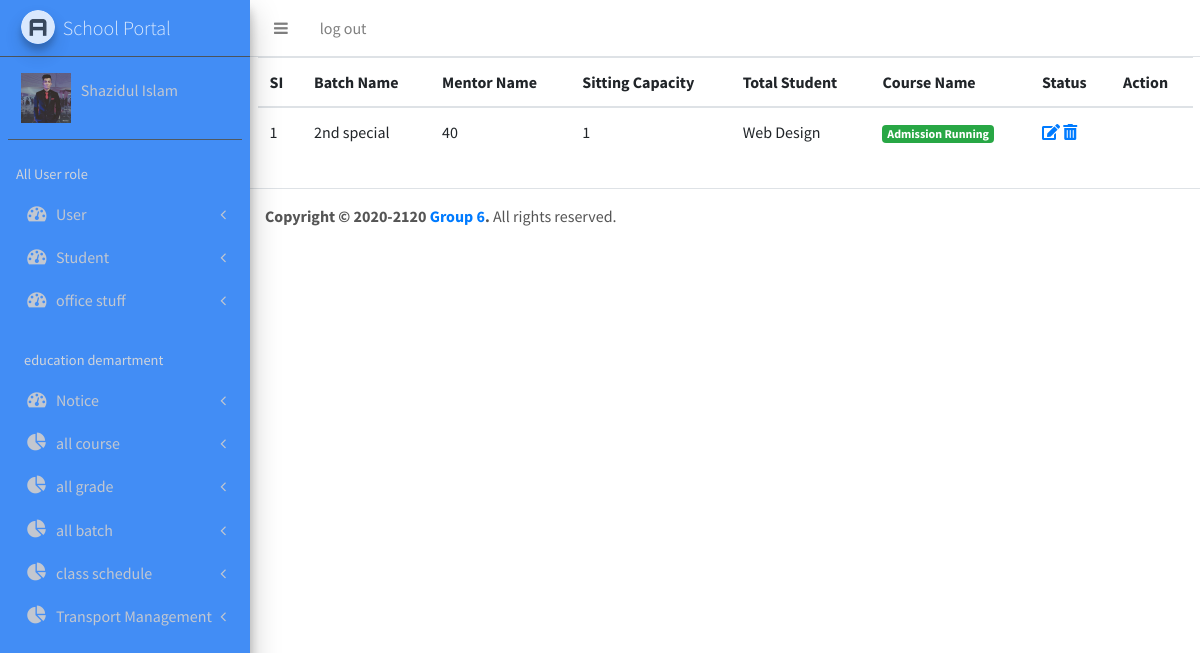
Screenshot of /superadmin/batch.php (signed in) with the database file from the repository.
### tables this page shows
CREATE TABLE `batch` (
  `id` int(4) NOT NULL,
  `batch_name` varchar(255) NOT NULL,
  `mentor_name` varchar(255) NOT NULL,
  `sitting_capacity` int(3) NOT NULL,
  `total_student` int(3) NOT NULL,
  `course_name` varchar(255) NOT NULL,
  `status` varchar(255) NOT NULL
);

CREATE TABLE `allcourse` (
  `course_id` int(2) NOT NULL,
  `course_title` varchar(30) NOT NULL,
  `course_desc` varchar(50) NOT NULL
);

### superadmin/batch.php (the view, shortened to what this page needs)
<?php
    include"includes/header.php";
    include"includes/navbar.php";
    include"includes/sidebar.php";
?>
  <section class="addmentor-header-section" style="margin-left: 250px;">
    <div class="container">
      <?php
        if( $_SESSION['mentorUserName'] ){
          $do = isset($_GET['do']) ? $_GET['do'] : 'manage';
          if( $do == 'manage' ){
      ?>
        <div class="row">
          <div class="col-md-12">
            <table class="table">
              <thead>
                <tr>
                  <th scope="col">SI</th>
                  <th scope="col">Batch Name</th>
                  <th scope="col">Mentor Name</th>
                  <th scope="col">Sitting Capacity</th>
                  <th scope="col">Total Student</th>
                  <th scope="col">Course Name</th>
                  <th scope="col">Status</th>
                  <th scope="col">Action</th>
                </tr>
              </thead>
              <tbody>
                <?php
                  $query = "SELECT * FROM batch";
                  $get_batch = mysqli_query($connect,$query);
                  $i = 0;
                  while( $row = mysqli_fetch_assoc($get_batch)){
                    $batch_id           = $row['id'];
                    $batch_name         = $row['batch_name'];
                    $sitting_capacity   = $row['sitting_capacity'];
                    $course_name        = $row['course_name'];
                    $i++;
                ?>
                <tr>
                  <td><?php echo $i; ?></td>
                  <td><?php echo $batch_name;  ?></td>
                  <td><?php echo $sitting_capacity;   ?></td>
                  <?php
                    $query      = "SELECT * FROM student WHERE batch_name = '$batch_id' ";
                    $get_std_info   = mysqli_query($connect,$query);
                    $i=0;
                    while($row = mysqli_fetch_assoc($get_std_info)){
                      $i++;
                    }
                    $addmitted_std = "UPDATE batch SET total_student = '$i' WHERE batch_name = '$batch_id' " ;
                    $update_batch_student = mysqli_query($connect,$addmitted_std);
                    if( !$update_batch_student ){
                      die("error" . mysqli_error($connect));
                    }
                    else{
                  ?>
                  <td><?php echo $i;  ?></td>
                    <?php
                  }
                  ?>
                    <?php
                      $query = "SELECT * FROM allcourse";
                      $get_course_id = mysqli_query($connect,$query);
                      while( $row = mysqli_fetch_assoc($get_course_id) ){
                        $courseid                   = $row['course_id'];
                        $courseFinalName            = $row['course_title'];
                        if( $course_name == $courseid ){
                      ?>
                      <td><?php echo $courseFinalName; ?></td>
                      <?php
                          }
                        }
                    ?>
                  <td>
                    <?php
                      $query      = "SELECT * FROM student WHERE batch_name = '$batch_id' ";
                      $get_std_info   = mysqli_query($connect,$query);
                      $i=0;
                      while($row = mysqli_fetch_assoc($get_std_info)){
                        $i++;
                      }
                        if( $i < $sitting_capacity ){
                    ?>
                      <p class="badge badge-success">Admission Running</p>
                    <?php
                       }
                        else if( $i >= $sitting_capacity ){
                    ?>
                      <p class="badge badge-danger">Admission Closed</p>
                    <?php
                       }
                    ?>
                  </td>
                  <td class="action">
                    <ul>
                      <li><a href="batch.php?do=edit&update=<?php echo $batch_id ; ?>"><i class="fas fa-edit"></i></a></li>
                      <li><a href="batch.php?do=delete&delete=<?php echo $batch_id ; ?>"><i class="fas fa-trash-alt"></i></a></li>
                    </ul>
                  </td>
                </tr>
                <?php
                  }
                ?>
              </tbody>
            </table>
          </div>
        </div>
      <?php
          }
      }
      ?>
    </div>
  </section>
<?php
  include"includes/footer.php";
?>

### rows the page displays
batch: i "1", batch_name "2nd special", sitting_capacity "40", shows "Admission Running"
allcourse: course_title "Web Design"

### other values shown
$_SESSION['mentorFullname'] "Shazidul Islam"
